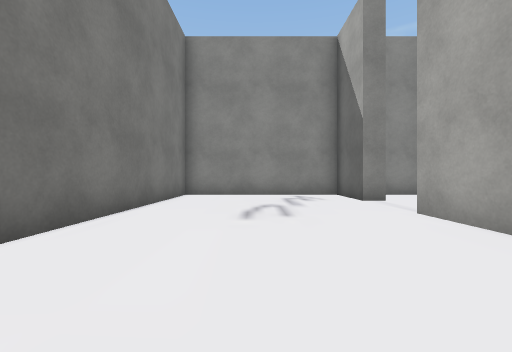
View 1 (above)

20 first-person views from a walk through a Unity game level. The camera is 0.58 m above the floor, looks level and sees 90° across. The floor is counted in squares, 1 m on a side. Each view is taken from the middle of a square. On the plan, view 1 faces up. The plan holds only what a view shows up to about 9 squares ahead; the rest is blank. The place goes on beyond the plan. The player is left out. Some surface patterns are stand-ins.

View 2
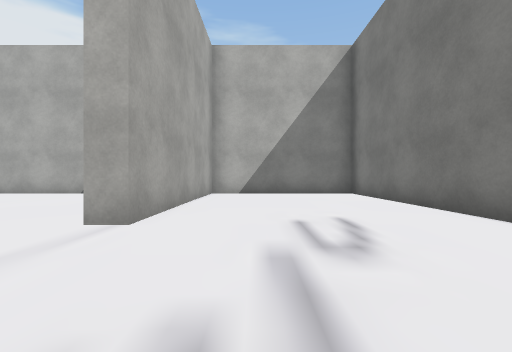

View 3
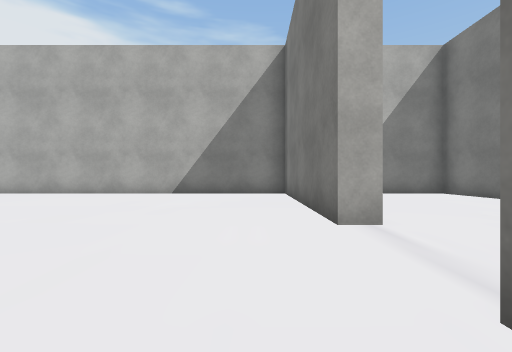

View 4
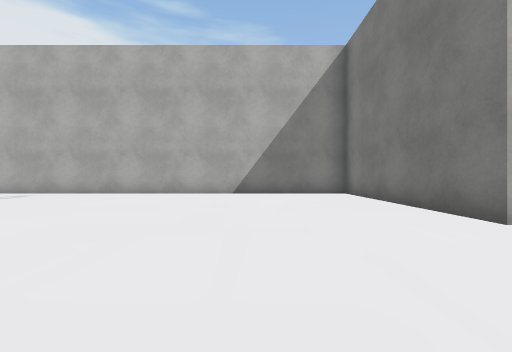

View 5
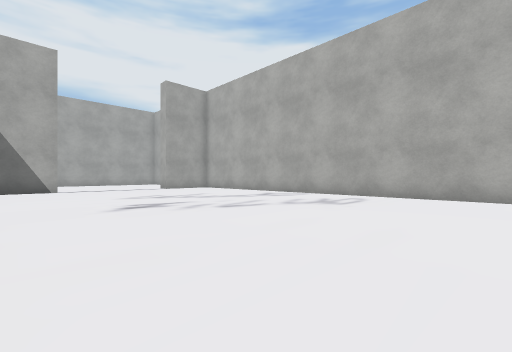

View 6
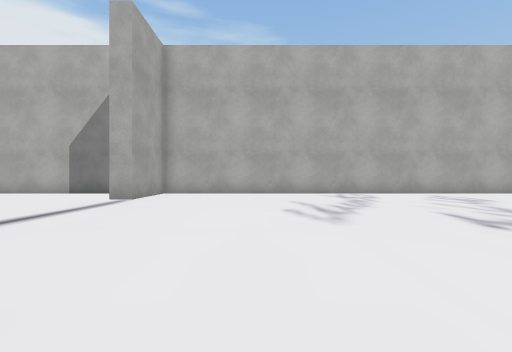

View 7
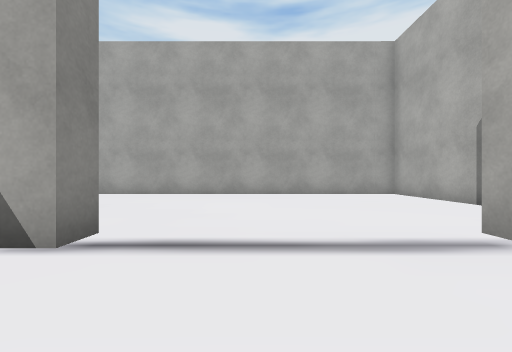

View 8
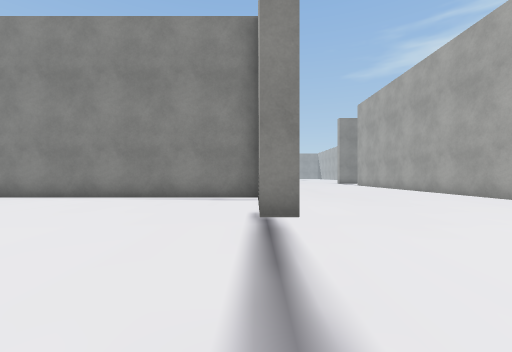

View 9
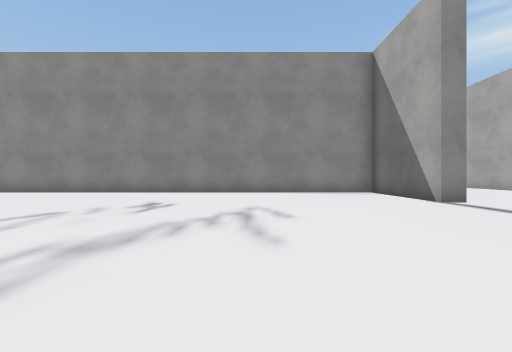

View 10
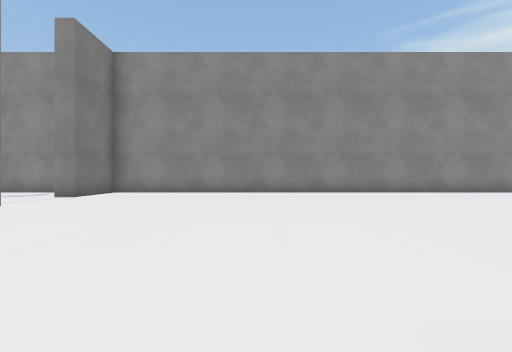

View 11
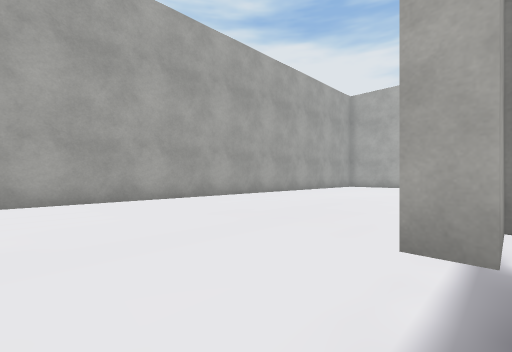

View 12
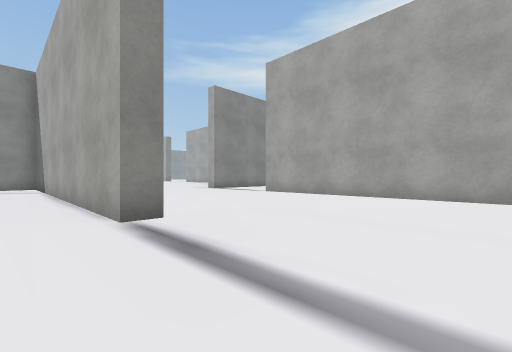

View 13
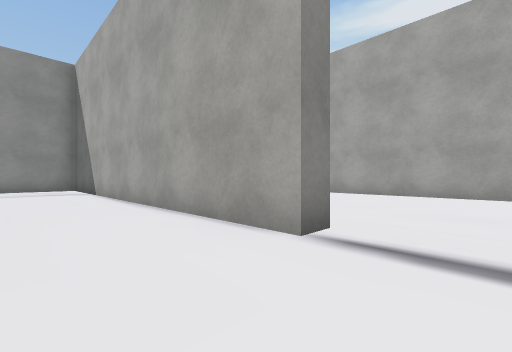

View 14
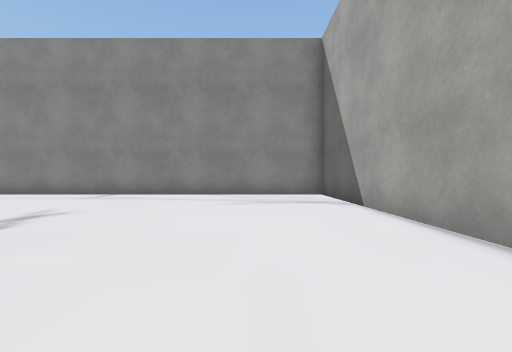

View 15
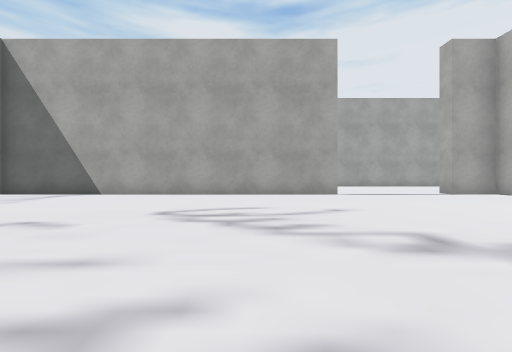

View 16
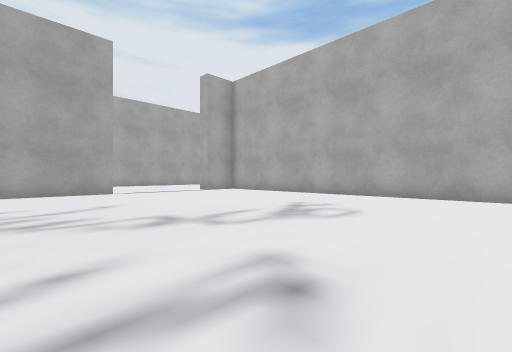

View 17
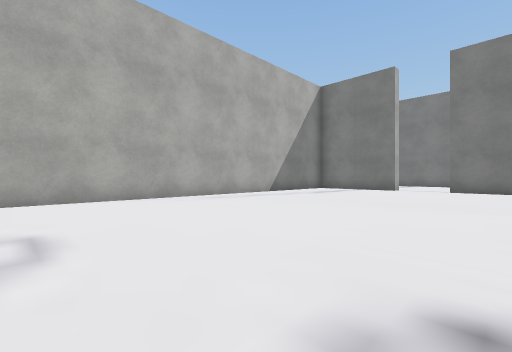

View 18
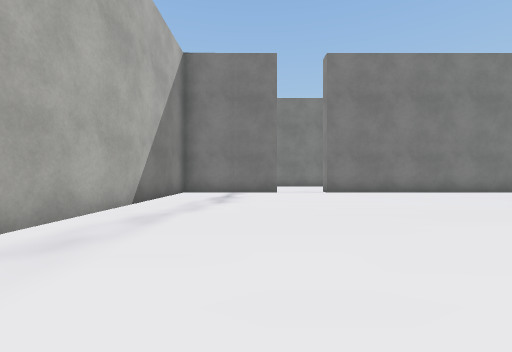

View 19
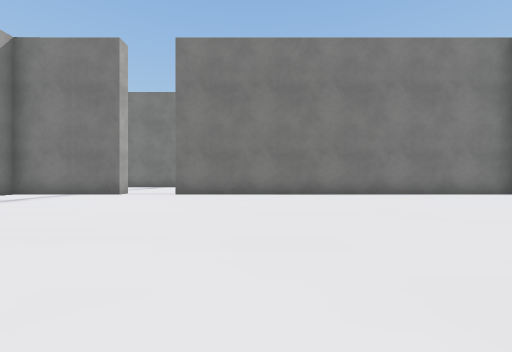

View 20
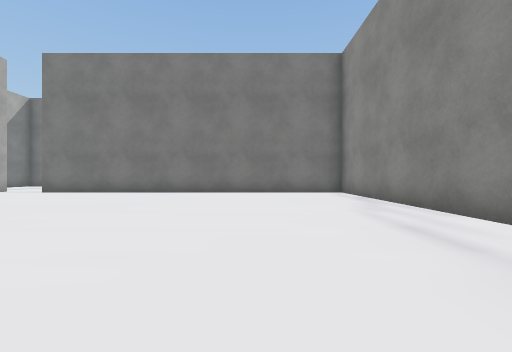

### Floor plan
Points are (right, up) in squares from view 1. A wall is a line through its corners. A room is listed if a view was taken in it or the views show most of it. See-through windows are left out.
Room 1 (views 1, 2)
walls: (2.5, 6) (2.5, 7.9) (-2.2, 7.9) (-2.2, -1.4) (2.5, -1.4) (2.5, 4)
ways out: opening at (3, 4.5) to room 2
Room 2 (views 3, 4, 5, 6, 7, 8, 9, 10, 11, 12, 13, 14, 15, 16, 17, 18, 19, 20)
walls: (21.6, 13.4) (21.1, 13.4) (21.1, 24) (11, 24); (20.5, 8.5) (21.1, 8.5) (21.1, 9.8) (21.6, 9.8); (21.6, 4.6) (21.1, 4.6) (21.1, 7.9) (3, 7.9) (3, 6) (2.5, 6); (9, 24) (3, 24) (3, 13.4); (3, 11.8) (3, 8.5) (17.2, 8.5); (22.8, -1.4) (27.2, -1.4) (27.2, 16.6); (2.5, 4) (3, 4) (3, -1.4) (21.1, -1.4) (21.1, 0.7) (21.6, 0.7)
ways out: opening at (3, 4.5) to room 1; opening at (3, 12.5)

Positions as (right, up) in squares from view 1, and headings:
1: (0, 0), facing up
2: (1, 7), facing down
3: (4, 7), facing down
4: (6, 7), facing down
5: (10, 6), facing down-right
6: (18, 7), facing down
7: (19, 3), facing right
8: (21, 1), facing up
9: (17, -1), facing up
10: (8, -1), facing up
11: (21, 12), facing down-right
12: (20, 10), facing up-right
13: (19, 12), facing up-right
14: (19, 16), facing up
15: (13, 16), facing right
16: (12, 16), facing down-right
17: (14, 15), facing down-left
18: (12, 11), facing left
19: (11, 16), facing left
20: (12, 21), facing left
